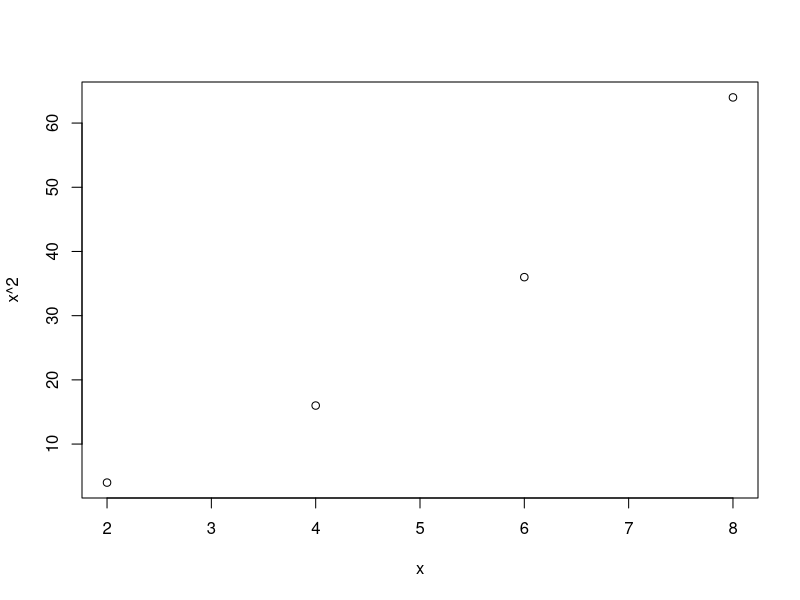

Reproduce this figure in R.
## ---- chunk 1
x <- c(2, 4, 6, 8)
mean(x)
## ---- chunk 2
plot(x, x^2)
